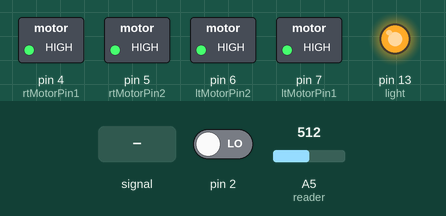
Bench run of a sketch on a simulated Arduino Uno, built with avr-gcc and run on an emulated ATmega328P. Parts: switched loads named in the sketch (green lamp = pin HIGH), output pins drawn as LEDs (lit = HIGH). Dashed ring = blinking. The test bench sets the inputs (shaded band); at power-on: A5 (reader) = 512, pin 2 LOW. What the sketch prints to the serial monitor is not drawn.

Above: at 1.2 s.
1.3 s: A5 (reader) fed a 200 Hz sine of ±255 counts around its level
At 2.3 s:
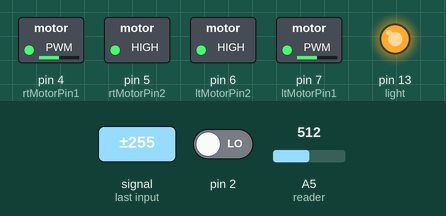
2.8 s: A5 (reader) set to 306
At 3.9 s:
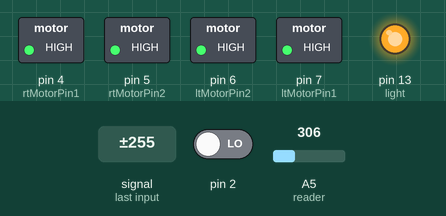
4.3 s: A5 (reader) fed a 2 Hz sine of ±306 counts around its level
At 7.2 s:
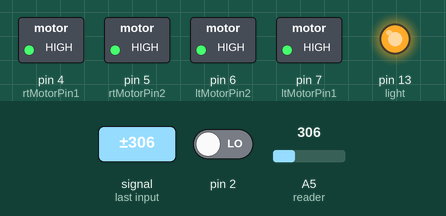
7.3 s: A5 (reader) set to 245
At 8.2 s:
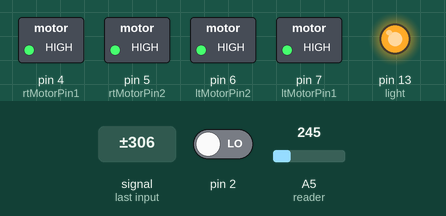
8.8 s: A5 (reader) set to 587
10.3 s: A5 (reader) set to 615
At 11.7 s:
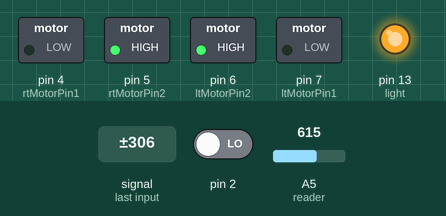
Timing chart, 0 to 12.8 s (numbered marks = the images above; inputs shaded):
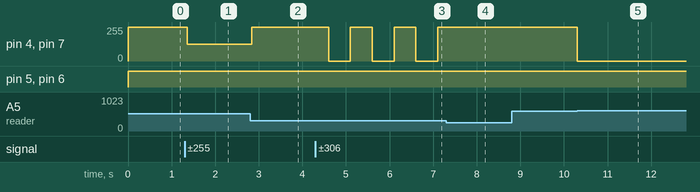

Measured:
- the behaviour switches between 599 and 600 on A5 (reader) (found by bisection; images 4 and 5)
- after the input at 1.3 s, pin 4 (rtMotorPin1), pin 7 (ltMotorPin1): 255/255 → 127/255 after 0.06 s
- after the input at 2.8 s, pin 4 (rtMotorPin1), pin 7 (ltMotorPin1): 127/255 → 255/255 at once
- after the input at 4.3 s, pin 4 (rtMotorPin1), pin 7 (ltMotorPin1): alternates 255/255 for 0.50 s and 0/255 for 0.50 s, starting after 0.30 s
- after the input at 7.3 s, pin 4 (rtMotorPin1), pin 7 (ltMotorPin1): stays 255/255 (without the input it goes to 0/255 after 0.30 s)
- after the input at 8.8 s, every drawn part: stays the same
- after the input at 10.3 s, pin 4 (rtMotorPin1), pin 7 (ltMotorPin1): 255/255 → 0/255 at once

The sketch:

Lego_Motor_with_DFRobot_Shield.ino
```cpp
const byte rtMotorPin1 = 4;
const byte rtMotorPin2 = 5;  //pwm
const byte ltMotorPin2 = 6;  //pwm
const byte ltMotorPin1 = 7;
const byte radioPinA = 8;
const byte radioPinB = 9;
const byte radioPinC = 10;
const byte radioPinD = 11;
const byte light = 13;
const byte reader = A5;

boolean lightMode = 0;
int currentMode = 0;;
int motorDir = 0;
int count = 0;
int rtSpeed = 255;
int ltSpeed = 255;
void setup()
{

  Serial.begin(9600);
  Serial.println("  ");
  pinMode(rtMotorPin1, OUTPUT);
  pinMode(rtMotorPin2, OUTPUT);
  pinMode(ltMotorPin1, OUTPUT);
  pinMode(ltMotorPin2, OUTPUT);
  pinMode(light, OUTPUT);
  pinMode(2, INPUT);
  pinMode(radioPinA, INPUT);
  pinMode(radioPinB, INPUT);
  pinMode(radioPinC, INPUT);
  pinMode(radioPinD, INPUT);
  digitalWrite(light, HIGH);
  attachInterrupt(0, radioSignal, RISING);
}

void loop()
{
  lightSensor();
  currentMode = lightMode;

  rtMotor(rtSpeed, lightMode);
  ltMotor(ltSpeed, lightMode);
  //Serial.println(lightMode);
}

void rtMotor(int rtPwm, boolean reverse)
{
  analogWrite(rtMotorPin2, rtPwm);
  if (reverse) {
    digitalWrite(rtMotorPin1, LOW);
  }
  else {
    digitalWrite(rtMotorPin1, HIGH);
  }
}

void ltMotor(int ltPwm, boolean reverse)
{
  analogWrite(ltMotorPin2, ltPwm);
  if (reverse) {
    digitalWrite(ltMotorPin1, LOW);
  }
  else
  {
    digitalWrite(ltMotorPin1, HIGH);
  }
}

int lightSensor()
{
  int signal;
  signal = analogRead(reader);
  if (signal >= 600 && currentMode == 0 && count >= 1) {
    lightMode = 1;
    count = 0;
  }
  else if (signal >= 600 && currentMode == 1 && count >= 1) {
    lightMode = 0;
    count = 0;
  }
  else if (signal < 600 && currentMode == 1) {
    lightMode = 1;
    count++;
  }
  else if (signal < 600 && currentMode == 0) {
    lightMode = 0;
    count++;
  }
  else
  {
    lightMode = lightMode;
  }
  return lightMode;
}

void radioSignal()
{
  //Protect against rtSpeed or ltSpeed >> 255 or << 0

  if (digitalRead(radioPinA) == HIGH)
  {

    if (ltSpeed <= 255) {
    ltSpeed++;
    }
  }
  else if (digitalRead(radioPinB) == HIGH)
  {
    if (rtSpeed <= 255) {
    rtSpeed++;
    }
  }
  else if (digitalRead(radioPinC) == HIGH)
  {
    if (ltSpeed >= 0) {
    ltSpeed--;
    }
  }
  else if (digitalRead(radioPinD) == HIGH)
  {
    if (rtSpeed >= 0) {
    rtSpeed--;
    }
  }
}
```
